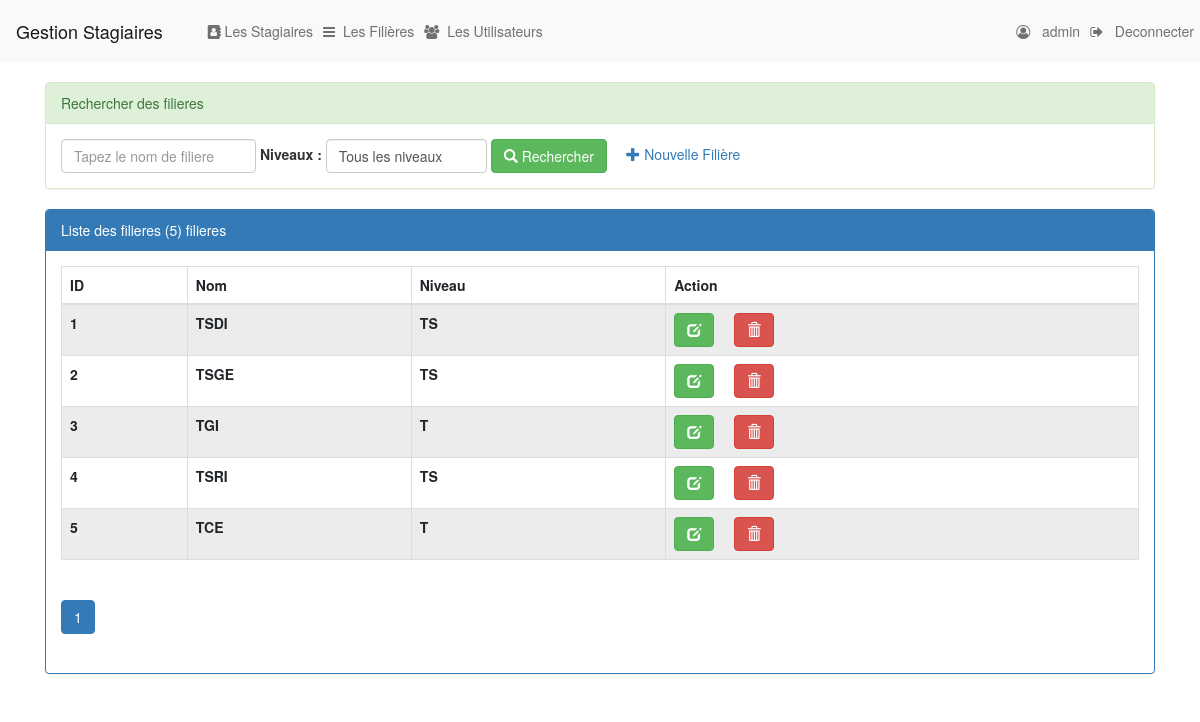
The app's page /pages/filieres.php (signed in) with its own data.
### tables this page shows
create table filiere(
    idFiliere int(4) auto_increment primary key,
    nomFiliere varchar(50),
    niveau varchar(50)
);

### pages/filieres.php (the view, shortened to what this page needs)
<?php
        require_once("coonexiondb.php");
        $req="select * from filiere";
        $nam=isset($_GET['nomF'])?$_GET['nomF']:"";
        $niveau=isset($_GET['niveau'])?$_GET['niveau']:"all";
        $size=isset($_GET['size']) ? $_GET['size']:6;
        $page=isset($_GET['page']) ? $_GET['page']:1;
        $offset=($page-1)*$size;
        if($niveau=="all"){
            $req="select * from filiere
                    where nomFiliere like '%$nam%' limit $size offset $offset ";
            $reqtot="select count(*) contf from filiere where nomFiliere like '%$nam%' ";
        }else{
             $req="select * from filiere
                    where nomFiliere like '%$nam%'
                    and niveau='$niveau'";
             $reqtot="select count(*) contf from filiere where nomFiliere like '%$nam%' and niveau='$niveau' ";
        }
        $res=$conn->query($req);
        $restot=$conn->query($reqtot);
        $tot=$restot->fetch();
        $nbtot=$tot['contf'];
        $rest=$nbtot % $size;
        if($rest===0)
         $nbrPage=$nbtot/$size;
        else
         $nbrPage=floor($nbtot/$size)+1;
?>
<!DOCTYPE html>
<html>
    <head>
    <link href="https://cdn.jsdelivr.net/npm/bootstrap@5.1.3/dist/css/bootstrap.min.css" rel="stylesheet">
    <link rel="stylesheet" type="text/css" href="../css/bootstrap.min.css">
    <link rel="stylesheet" type="text/css" href="../css/font-awesome.min.css">
    </head>
    <body>
        <?php include("menu.php")?>
        <div class="container">
            <div class="panel panel-success">
            <div class="panel-heading">Rechercher des filieres</div>
            <div class="panel-body">
                 <form action="filieres.php" method="get" class="form-inline">
                     <div class="form-group">
                     <input type="text" name="nomF" id="" placeholder="Tapez le nom de filiere" value="<?php echo $nam ?>"  class="form-control">
                     </div>
                     <label for="">Niveaux :</label>
                     <select name="niveau" id="niveau"  class="form-control" onchange="this.form.submit()">
                            <option value="all" <?php if($niveau==="all") echo "selected" ?>>Tous les niveaux</option>
                     </select>
                     <button type="submit" class="btn btn-success"><span class="glyphicon glyphicon-search"></span> Rechercher</button>
                     <?php if($_SESSION['user']['role']=='ADMIN') {?>
                     <a href="nouvellefiliere.php"><span class="glyphicon glyphicon-plus"></span> Nouvelle Filière</a>
                     <?php } ?>
                 </form>
            </div>
            </div>
            <div class="panel panel-primary">
            <div class="panel-heading">Liste des filieres (<?php echo $nbtot ?>) filieres </div>
            <div class="panel-body">
                <table class="table table-striped table-bordered">
                    <thead>
                        <tr>
                        <th scope="col">ID </th>
                        <th scope="col"> Nom </th>
                        <th scope="col"> Niveau </th>
                        <?php if($_SESSION['user']['role']=='ADMIN') {?>
                        <th scope="col"> Action </th>
                        <?php } ?>
                        </tr>
                    </thead>
                    <tbody>
                               <?php while($filiere=$res->fetch()) {?>
                        <tr>
                        <th scope="col"> <?php echo $filiere['idFiliere'] ?> </th>
                        <th scope="col"> <?php echo $filiere['nomFiliere'] ?>  </th>
                        <th scope="col"> <?php echo $filiere['niveau'] ?>  </th>
                        <?php if($_SESSION['user']['role']=='ADMIN') {?>
                        <th scope="col">
                            <a class="btn btn-success btn-edit-delete"  href="editerFiliere.php?idF=<?php echo $filiere['idFiliere']?>"><span class="glyphicon glyphicon-edit"></span></a>
                            <a class="btn btn-danger btn-edit-delete" href="supprimerFiliere.php?idF=<?php echo $filiere['idFiliere']?>" onclick="return confirm('etes vous sur de vouloir supprimer')"><span class="glyphicon glyphicon-trash"></span></a> </th>
                        </tr>
                        <?php } ?>
                               <?php } ?>
                    </tbody>
                </table>
                <div>
                    <ul class="pagination">
                        <?php for($i=1;$i<=$nbrPage;$i++){ ?>
                            <li class="<?php if($i==$page) echo 'active' ?>">
                                  <a href="filieres.php?page=<?php echo $i;?>&nomF=<?php echo $nam ?>&niveau=<?php echo $niveau ?>"> <?php echo $i; ?> </a>
                             </li>
                        <?php } ?>
                    </ul>
                </div>
            </div>
            </div>
        </div>
    </body>
</html>

### records on screen
filiere: idFiliere "1", nomFiliere "TSDI", niveau "TS"
filiere: idFiliere "2", nomFiliere "TSGE", niveau "TS"
filiere: idFiliere "3", nomFiliere "TGI", niveau "T"
filiere: idFiliere "4", nomFiliere "TSRI", niveau "TS"
filiere: idFiliere "5", nomFiliere "TCE", niveau "T"

### other values on screen
$_SESSION['user']['login'] "admin"
$nbtot "5"
